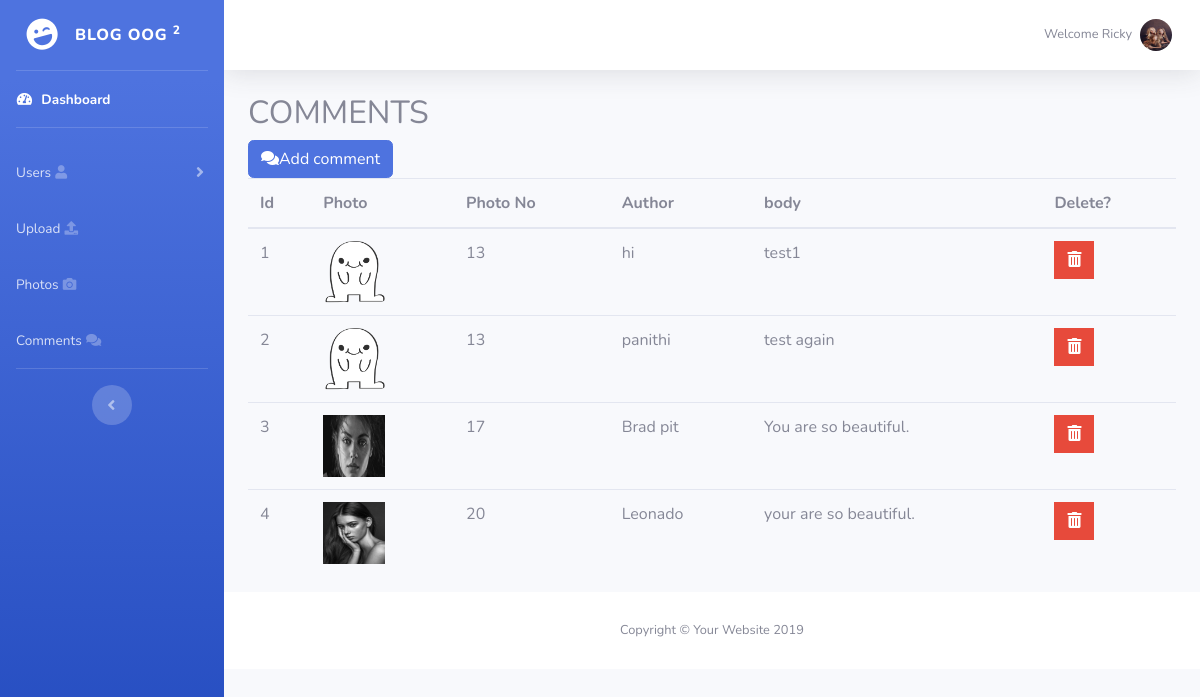
/admin/comments.php (signed in), run on the app's committed database.
### tables this page shows
CREATE TABLE IF NOT EXISTS `user` (
  `id` int(11) NOT NULL,
  `username` varchar(50) NOT NULL,
  `password` varchar(50) NOT NULL,
  `first_name` varchar(50) NOT NULL,
  `last_name` varchar(50) NOT NULL,
  `user_image` varchar(255) NOT NULL
);

CREATE TABLE IF NOT EXISTS `comment` (
  `id` int(11) NOT NULL,
  `photo_id` int(11) NOT NULL,
  `author` varchar(255) NOT NULL,
  `body` text NOT NULL
);

CREATE TABLE IF NOT EXISTS `photo` (
  `id` int(11) NOT NULL,
  `title` varchar(50) NOT NULL,
  `caption` varchar(50) NOT NULL,
  `description` text NOT NULL,
  `filename` varchar(50) NOT NULL,
  `alternate_text` varchar(50) NOT NULL,
  `type` varchar(50) NOT NULL,
  `size` int(50) NOT NULL,
  `upload_on` datetime NOT NULL
);

### admin/includes/Database.php (called while the page is built, shortened)
<?php
class Database
{
    public $connection;
    public function open_db_connection()
    {
        $this->connection = mysqli_connect(DB_HOST, DB_USER, DB_PASS, DB_NAME);
    }
    public function query($sql)
    {
        $result = $this->connection->query($sql);
        return $result;
    }
}
$database = new Database();
?>

### admin/includes/Db_object.php (called while the page is built, shortened)
<?php
class Db_object
{       public $id;
    public static function find_all()
    {
        return static::find_this_query("SELECT * from " . static::$db_table);
    }
    public static function find_by_id($id)
    {
        $result = static::find_this_query("SELECT * from " . static::$db_table . " WHERE id=$id LIMIT 1");
        return !empty($result) ? array_shift($result) : false;
    }
    public static function find_this_query($sql)
    {
        global $database;
        $result = $database->query($sql);
        $the_object_array = array();
        while ($row = mysqli_fetch_array($result)) {
            $the_object_array[] = static::instantie($row);
        }
        return $the_object_array;
    }
    public static function instantie($result)
    {   $calling_class = get_called_class();
        $the_object = new $calling_class;
        foreach ($result as $the_attribute => $value) {
            if($the_object->has_the_attribute($the_attribute)) {
                $the_object->$the_attribute = $value;
            }
        }
        return $the_object;
    }
    private function has_the_attribute($the_attribute)
    {
        $object_properties = get_object_vars($this);
        return array_key_exists($the_attribute, $object_properties);
    }
}

### admin/includes/User.php (called while the page is built, shortened)
<?php
class User extends Db_object
{
    protected static $db_table = "user";
    public $user_image;
    public $upload_directory = 'img'. DS .'users';
    public $image_placeholder = 'https://avatars.dicebear.com/v2/male/:seed.svg';
    public static function find_by_user($username)
    {
        $result = static::find_this_query("SELECT * from " . static::$db_table . " WHERE username LIKE '$username'");
        return !empty($result) ? array_shift($result) : false;
    }
    public function image_path_and_placeholder(){
        return empty($this->user_image) ? $this->image_placeholder : $this->upload_directory. DS . $this->user_image;
    }
}
?>

### admin/includes/Photo.php (called while the page is built, shortened)
<?php
class Photo extends Db_object
{
    public $filename;
    public $upload_directory = "img";
    public function picture_path(){
        return $this->upload_directory. DS .$this->filename;
    }
}

### admin/comments.php (the view, shortened to what this page needs)
<?php include("includes/header.php");
$comments = Comment::find_all();
?>
<?php include("includes/sidebar.php");?>
<?php include("includes/content-top.php");?>
<div class="container-fluid">
    <div class="row">
        <div class="col-12">
            <h2>COMMENTS</h2>
            <td><a href="add_comment.php" class="btn btn-primary rounded"><i class="fas fa-comments"></i>Add comment</a></td>
            <table class="table table-header">
                <thead>
                <tr>
                    <th>Id</th>
                    <th>Photo</th>
                    <th>Photo No</th>
                    <th>Author</th>
                    <th>body</th>
                    <th>Delete?</th>
                </tr>
                </thead>
                <tbody>
                <?php foreach ($comments as $comment): ?>
                    <tr>
                        <td><?php echo $comment->id; ?></td>
                        <td><img src="<?php $photo = Photo::find_by_id($comment->photo_id); echo $photo->picture_path(); ?>" height="62" width="62" alt="" ></td>
                        <td><?php echo $comment->photo_id; ?></td>
                        <td><?php echo $comment->author; ?></td>
                        <td><?php echo $comment->body; ?></td>
                        <td><a href="delete_comment.php?id=<?php echo $comment->id; ?>"
                               class="btn btn-danger rounded-0"><i class="fas fa-trash-alt"></i></a></td>
                    </tr>
                <?php endforeach; ?>
                </tbody>
            </table>
        </div>
    </div>
</div>
<?php include("includes/footer.php");?>

### admin/includes/content-top.php (shortened to what this page needs)
<div id="content-wrapper" class="d-flex flex-column">
        <?php
            $username = $_SESSION['username'];
            $user = User::find_by_user($username);
        ?>
    <div id="content">
        <nav class="navbar navbar-expand navbar-light bg-white topbar mb-4 static-top shadow">
            <ul class="navbar-nav ml-auto">
                <li class="nav-item dropdown no-arrow">
                    <a class="nav-link dropdown-toggle" href="#" id="userDropdown" role="button" data-toggle="dropdown" aria-haspopup="true" aria-expanded="false">
                        <span class="mr-2 d-none d-lg-inline text-gray-600 small"><?php echo "Welcome ". $user->first_name;?></span>
                        <img class="img-profile rounded-circle" src="<?php echo $user->image_path_and_placeholder();?>">
                    </a>
                </li>
            </ul>
        </nav>

### data on the page
user: first_name "Ricky", user_image (picture)
comment: id "1", photo.filename (picture), photo "13", author "hi", body "test1"
comment: id "2", photo.filename (picture), photo "13", author "panithi", body "test again"
comment: id "3", photo.filename (picture), photo "17", author "Brad pit", body "You are so beautiful."
comment: id "4", photo.filename (picture), photo "20", author "Leonado", body "your are so beautiful."
